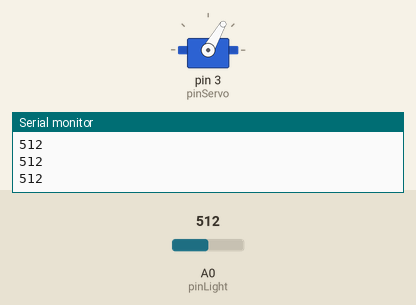
Simulated run of this sketch. Board: Arduino Uno, built with avr-gcc and run on an emulated ATmega328P. Shown: servo, the last lines printed to the serial monitor. The test bench sets the inputs (shaded band); at power-on: A0 (pinLight) = 512.

Above: at 1.2 s.
1.3 s: A0 (pinLight) set to 716
At 2.5 s:
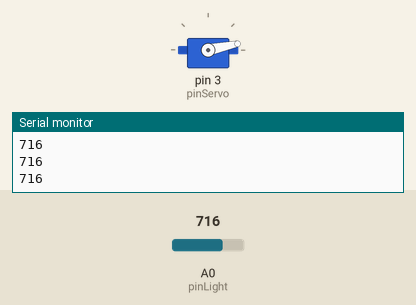
2.8 s: A0 (pinLight) set to 306
At 3.5 s:
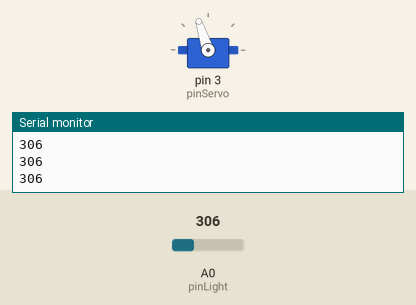
4.3 s: A0 (pinLight) set to 122
At 5.0 s:
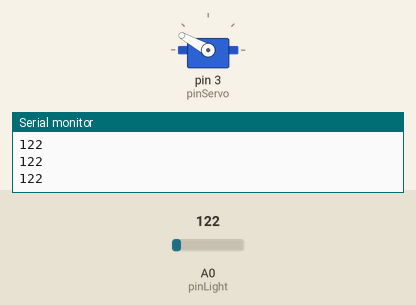
5.8 s: A0 (pinLight) set to 0
At 7.0 s:
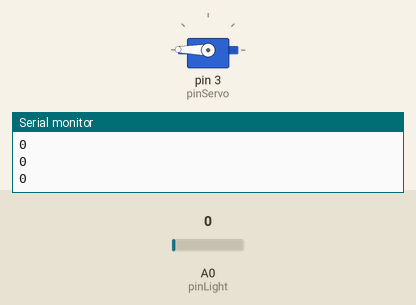
7.3 s: A0 (pinLight) set to 511
At 8.3 s:
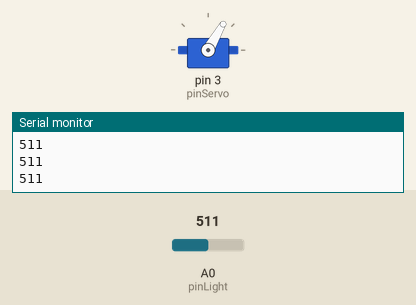
Timing chart, 0 to 9.8 s (numbered marks = the images above; inputs shaded):
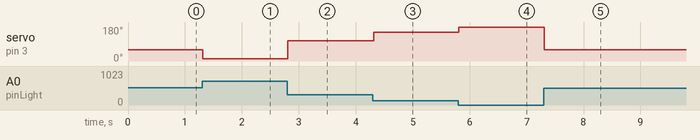

Measured:
- after the input at 1.3 s, servo on pin 3 (pinServo): 60° → 12° at once
- after the input at 2.8 s, servo on pin 3 (pinServo): 12° → 108° at once
- after the input at 4.3 s, servo on pin 3 (pinServo): 108° → 151° at once
- after the input at 5.8 s, servo on pin 3 (pinServo): 151° → 179° at once
- after the input at 7.3 s, servo on pin 3 (pinServo): 179° → 60° at once

The sketch:

_7.4c.ino
```cpp
// 7.4c サーボでアナログ照度計

// 光センサーで測った明るの分だけサーボモーターを動かす
// サーボモーターが、アナログのメーターになる

// Light Sensor（光センサ）を Groveの A0 にさす
const int pinLight = A0;  // 光センサのピン番号を定義

// サーボをGroveのD3にさす
const int pinServo = 3;   // サーボのピン番号を定義
#include <Servo.h>  // サーボを使うためのライブラリの読み込み
Servo servo;        // サーボを扱うオブジェクトを宣言

// 初期設定
void setup() {
  pinMode(pinLight, INPUT); // pinLightで指定した番号のピンを、入力モードにする
  servo.attach(pinServo);   // サーボのピン番号を指定

  // 以下は角度センサの値を数字で見るための処理
  // 「ツール」メニュー→「シリアルモニタ」で数字が見られる
  Serial.begin(9600);
}

// メインの処理、この中の命令が繰り返し実行される
void loop() {
  int light = analogRead(pinLight);  // pinLightの値を取得
  Serial.println(light);            // シリアルモニタに値を出力

  // 明るさの値の範囲（0～764）をサーボの回転角度の範囲（0～179）に変換
  // 明るい時（lightの値が大きい時）サーボを右に（angleの値を小さく）する
  int servoAngle = map(light, 0, 764, 179, 0);
  servo.write(servoAngle);

  delay(15);    // 少し待ってから次の値を取得する
}
```
